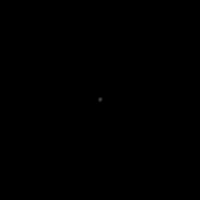
Frame 1 (no input)
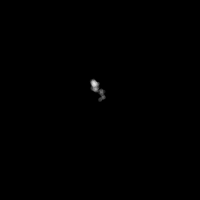
Frame 60 (the mouse pressed at the canvas centre just before this capture)
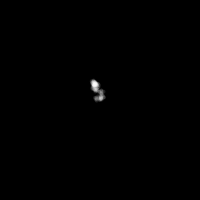
Frame 120 (the mouse held since frame 60 and released just before this capture)

The Processing sketch that drew these frames (run headless with seeded random() and noise(); from frame 60 on, the mouse is pressed at the canvas centre):

// Processing sketch: processing_64657
// ── processing_64657.pde

Walker walker;

void setup() {
  size(200, 200);
  background(0);
  walker = new Walker(width/2, height/2);
  walker.draw();
}

void draw() {
  walker.walk();
  walker.draw();
}

class Walker {
  float x, y;

  Walker(float x, float y) {
    this.x = x;
    this.y = y;
  }

  void walk() {

    this.x += random(-1, 1)*2;
    this.y += random(-1, 1)*2;

    if (this.x < 0) {
      this.x = width;
    }
    if (this.y < 0) {
      this.y = height;
    }
    if (this.x > width) {
      this.x = 0;
    }
    if (this.y > height) {
      this.y = 0;
    }
  }

  void draw() {
    noStroke();
    fill(255, 30);
    ellipse(x, y, 4, 4);
  }
}
